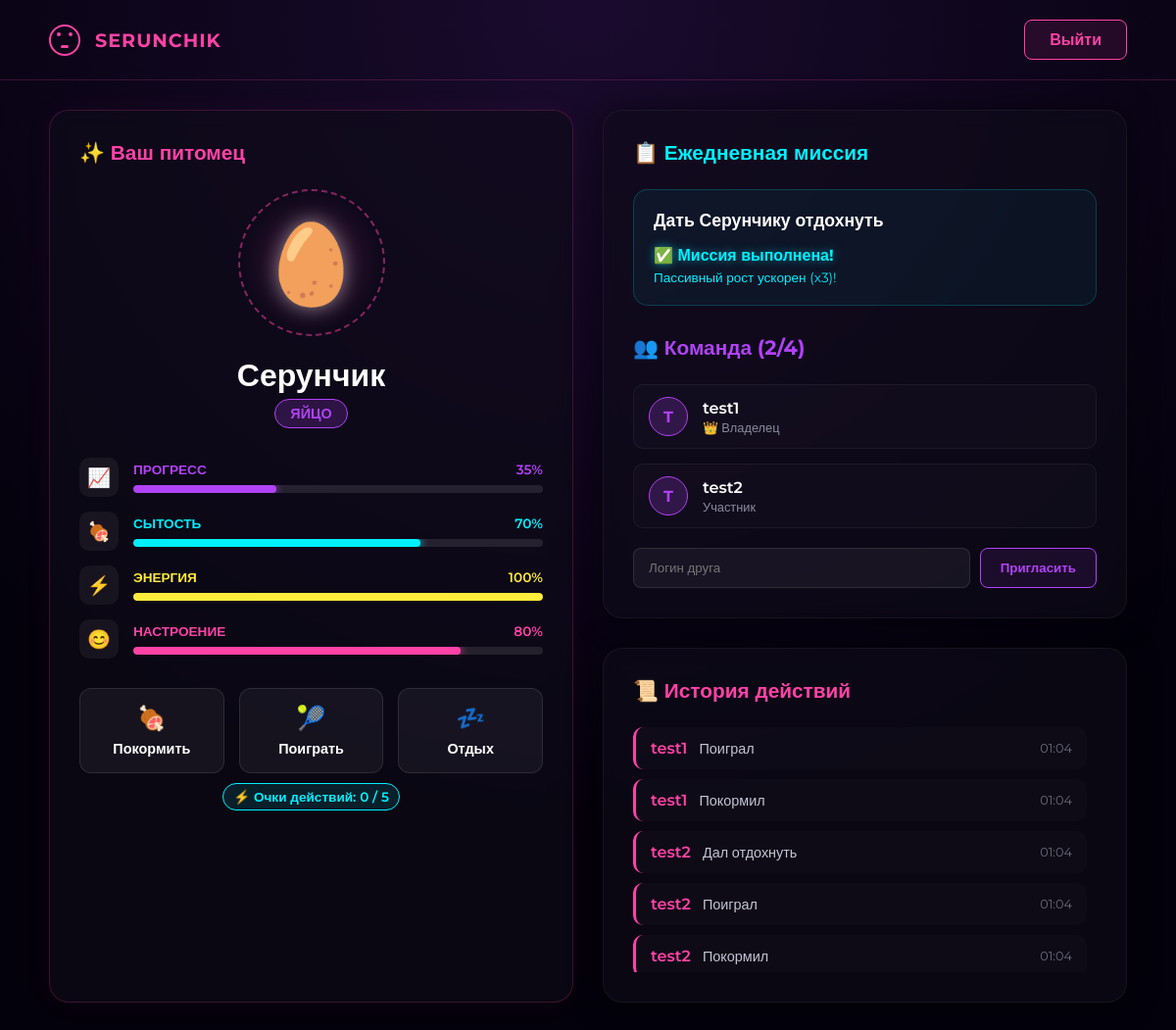
The app's page /dashboard (signed in) with its own data.
### database.py (models this page shows)
class Team(Base):
    __tablename__ = "teams"
    id = Column(Integer, primary_key=True, index=True)
    created_at = Column(DateTime, default=datetime.utcnow)
    pet_name = Column(String, default="Серунчик")
    pet_stage = Column(SQLEnum(PetStage), default=PetStage.EGG)
    pet_type = Column(String, default="rooster")
    progress = Column(Integer, default=0)  # 0-100%
    last_updated = Column(DateTime, default=datetime.utcnow)
    resuscitation_count = Column(Integer, default=0)
    is_dead = Column(Boolean, default=False)
    hunger = Column(Integer, default=50)  # Higher is better (fed)
    energy = Column(Integer, default=50)
    mood = Column(Integer, default=50)
    members = relationship("TeamMember", back_populates="team")
    missions = relationship("Mission", back_populates="team")
    actions = relationship("UserAction", back_populates="team")

class Mission(Base):
    __tablename__ = "missions"
    id = Column(Integer, primary_key=True, index=True)
    team_id = Column(Integer, ForeignKey("teams.id"), nullable=False)
    description = Column(String, nullable=False)
    target_count = Column(Integer, nullable=False)
    current_count = Column(Integer, default=0)
    action_type = Column(String, nullable=False)  # feed, play, rest
    date = Column(DateTime, default=datetime.utcnow)
    completed = Column(Boolean, default=False)
    team = relationship("Team", back_populates="missions")

class TeamMember(Base):
    __tablename__ = "team_members"
    id = Column(Integer, primary_key=True, index=True)
    user_id = Column(Integer, ForeignKey("users.id"), nullable=False)
    team_id = Column(Integer, ForeignKey("teams.id"), nullable=False)
    is_owner = Column(Boolean, default=False)
    joined_at = Column(DateTime, default=datetime.utcnow)
    action_points = Column(Integer, default=5)
    last_ap_reset = Column(DateTime, default=datetime.utcnow)
    user = relationship("User", back_populates="teams")
    team = relationship("Team", back_populates="members")

class User(Base):
    __tablename__ = "users"
    id = Column(Integer, primary_key=True, index=True)
    username = Column(String, unique=True, index=True, nullable=False)
    password_hash = Column(String, nullable=False)
    created_at = Column(DateTime, default=datetime.utcnow)
    teams = relationship("TeamMember", back_populates="user")
    actions = relationship("UserAction", back_populates="user")

### main.py (the view)
@app.get("/dashboard", response_class=HTMLResponse)
async def dashboard(request: Request, db: Session = Depends(get_db), current_user: User = Depends(get_current_user)):
    if not current_user:
        return RedirectResponse(url="/", status_code=302)
    team_member = db.query(TeamMember).filter(TeamMember.user_id == current_user.id).first()
    if not team_member:
        return templates.TemplateResponse("create_pet.html", {
            "request": request,
            "current_user": current_user
        })
    team = team_member.team
    now = datetime.utcnow()
    if team_member.action_points >= 5:
        team_member.last_ap_reset = now
        db.commit()
    else:
        hours_passed = int((now - team_member.last_ap_reset).total_seconds() / 3600)
        if hours_passed > 0:
            team_member.action_points = min(5, team_member.action_points + hours_passed)
            team_member.last_ap_reset += timedelta(hours=hours_passed)
            db.commit()
    apply_time_decay(db, team)
    members = db.query(TeamMember).filter(TeamMember.team_id == team.id).all()
    member_users = [db.query(User).filter(User.id == m.user_id).first() for m in members]
    actions = db.query(UserAction).filter(UserAction.team_id == team.id).order_by(UserAction.performed_at.desc()).limit(10).all()
    action_details = []
    for action in actions:
        user = db.query(User).filter(User.id == action.user_id).first()
        action_name = {"feed": "Покормил", "play": "Поиграл", "rest": "Дал отдохнуть"}.get(action.action_type, action.action_type)
        action_details.append({
            "username": user.username if user else "Неизвестно",
            "action": action_name,
            "time": action.performed_at.strftime("%H:%M")
        })
    today = datetime.utcnow().date()
    mission = db.query(Mission).filter(
        Mission.team_id == team.id,
        Mission.date >= datetime.combine(today, datetime.min.time())
    ).first()
    if not mission:
        mission = create_daily_mission(db, team)
    stage_name = get_stage_name(team.pet_stage)
    error_msg = request.query_params.get("error")
    return templates.TemplateResponse("dashboard.html", {
        "request": request,
        "current_user": current_user,
        "team": team,
        "stage_name": stage_name,
        "members": [(m, u) for m, u in zip(members, member_users)],
        "actions": action_details,
        "mission": mission,
        "member_count": len(members),
        "action_points": team_member.action_points,
        "error_msg": error_msg
    })

### templates/dashboard.html (shortened to what this page needs)
<!DOCTYPE html>
<html lang="ru">
<head>
</head>
<body>
    <nav class="navbar">
        <div class="logo-container">
            <div class="logo-icon"></div>
            <div class="logo-text">SERUNCHIK</div>
        </div>
        <a href="/logout" class="logout-btn">Выйти</a>
    </nav>
    <div class="container">
        <div class="card pet-display">
            <h2 class="card-header pink">✨ Ваш питомец</h2>
            <div class="pet-avatar-wrapper">
                <div class="pet-avatar">
                    {% if team.pet_stage.value == "egg" %}
                        🥚
                    {% elif team.pet_stage.value == "baby" %}
                        {% if team.pet_type == "rooster" %}🐣
                        {% elif team.pet_type == "cat" %}🐱
                        {% elif team.pet_type == "horse" %}🐴
                        {% elif team.pet_type == "dog" %}🐶
                        {% else %}🐣{% endif %}
                    {% elif team.pet_stage.value == "teen" %}
                        {% if team.pet_type == "rooster" %}🐤
                        {% elif team.pet_type == "cat" %}🐈
                        {% elif team.pet_type == "horse" %}🎠
                        {% elif team.pet_type == "dog" %}🐕
                        {% else %}🐤{% endif %}
                    {% else %}
                        {% if team.pet_type == "rooster" %}🐔
                        {% elif team.pet_type == "cat" %}🐅
                        {% elif team.pet_type == "horse" %}🐎
                        {% elif team.pet_type == "dog" %}🦮
                        {% else %}🐔{% endif %}
                    {% endif %}
                </div>
            </div>
            <div class="pet-name">{{ team.pet_name }}</div>
            {% if team.is_dead %}
                <div class="dead-status">☠️ МЕРТВ ☠️</div>
            {% else %}
                <div class="pet-stage">{{ stage_name }}</div>
            {% endif %}
            <div class="stats-container">
                <div class="stat-row">
                    <div class="stat-icon">📈</div>
                    <div class="stat-info">
                        <div class="stat-header purple">
                            <span>Прогресс</span>
                            <span>{{ team.progress }}%</span>
                        </div>
                        <div class="progress-bar">
                            <div class="progress-fill fill-purple" style="width: {{ team.progress }}%"></div>
                        </div>
                    </div>
                </div>
                <div class="stat-row">
                    <div class="stat-icon">🍖</div>
                    <div class="stat-info">
                        <div class="stat-header cyan">
                            <span>Сытость</span>
                            <span>{{ team.hunger }}%</span>
                        </div>
                        <div class="progress-bar">
                            <div class="progress-fill fill-cyan" style="width: {{ team.hunger }}%"></div>
                        </div>
                    </div>
                </div>
                <div class="stat-row">
                    <div class="stat-icon">⚡</div>
                    <div class="stat-info">
                        <div class="stat-header yellow">
                            <span>Энергия</span>
                            <span>{{ team.energy }}%</span>
                        </div>
                        <div class="progress-bar">
                            <div class="progress-fill fill-yellow" style="width: {{ team.energy }}%"></div>
                        </div>
                    </div>
                </div>
                <div class="stat-row">
                    <div class="stat-icon">😊</div>
                    <div class="stat-info">
                        <div class="stat-header pink">
                            <span>Настроение</span>
                            <span>{{ team.mood }}%</span>
                        </div>
                        <div class="progress-bar">
                            <div class="progress-fill fill-pink" style="width: {{ team.mood }}%"></div>
                        </div>
                    </div>
                </div>
            </div>
            <form method="post">
                <div class="actions">
                    {% if team.is_dead %}
                        <button type="submit" formaction="/action/cremate" class="action-btn cremate-btn" style="grid-column: span 3;">
                            <span>🔥</span> КРЕМИРОВАТЬ
                        </button>
                    {% else %}
                        <button type="submit" formaction="/action/feed" class="action-btn feed-btn" {% if member_count < 2 %}disabled{% endif %}>
                            <span>🍖</span> Покормить
                        </button>
                        <button type="submit" formaction="/action/play" class="action-btn play-btn" {% if member_count < 2 %}disabled{% endif %}>
                            <span>🎾</span> Поиграть
                        </button>
                        <button type="submit" formaction="/action/rest" class="action-btn rest-btn" {% if member_count < 2 %}disabled{% endif %}>
                            <span>💤</span> Отдых
                        </button>
                    {% endif %}
                </div>
                {% if not team.is_dead and team.hunger > 0 %}
                <div style="text-align: center;">
                    <div class="ap-badge">⚡ Очки действий: {{ action_points }} / 5</div>
                </div>
                {% endif %}
            </form>
        </div>
        <div class="right-column">
            <div class="card">
                <h2 class="card-header cyan">📋 Ежедневная миссия</h2>
                <div class="mission-box">
                    <div class="mission-title">{{ mission.description }}</div>
                    <div>
                        {% if mission.completed %}
                            <span class="mission-complete">✅ Миссия выполнена!</span>
                            <div style="color: #00f0ff; font-size: 0.85rem; margin-top: 5px;">Пассивный рост ускорен (x3)!</div>
                        {% endif %}
                    </div>
                </div>
                <h2 class="card-header purple" style="margin-top: 30px;">👥 Команда ({{ member_count }}/4)</h2>
                <ul class="members-list">
                    {% for member, user in members %}
                    <li class="member-item">
                        <div class="member-avatar">{{ user.username[0]|upper }}</div>
                        <div class="member-info">
                            <div class="member-name">{{ user.username }}</div>
                            <div class="member-role">
                                {% if member.is_owner %}👑 Владелец{% else %}Участник{% endif %}
                            </div>
                        </div>
                    </li>
                    {% endfor %}
                </ul>
                {% if member_count < 4 %}
                <form action="/invite" method="post" class="invite-form">
                    <input type="text" name="code" placeholder="Логин друга" required>
                    <button type="submit">Пригласить</button>
                </form>
                {% else %}
                <div class="warning-box">
                    ⚠ Команда полная (максимум 4 человека)
                </div>
                {% endif %}
            </div>
            <div class="card">
                <h2 class="card-header pink">📜 История действий</h2>
                <ul class="activity-list">
                    {% for action in actions %}
                    <li class="activity-item">
                        <div>
                            <span class="activity-user">{{ action.username }}</span>
                            <span class="activity-action">{{ action.action }}</span>
                        </div>
                        <span class="activity-time">{{ action.time }}</span>
                    </li>
                    {% else %}
                    <li class="activity-item" style="border-left: none; justify-content: center; color: #8a8a9d;">
                        Пока нет действий
                    </li>
                    {% endfor %}
                </ul>
            </div>
        </div>
    </div>
</body>
</html>

### records on screen
Team: pet_name "Серунчик", progress "35", hunger "70", energy "100", mood "80"
Mission: description "Дать Серунчику отдохнуть"
TeamMember: username "T", username "test1", is_owner "👑 Владелец"
TeamMember: username "T", username "test2", is_owner "Участник"
User: username "test1", action "Поиграл", time "01:04", action "Покормил"
User: username "test2", action "Дал отдохнуть", time "01:04", action "Поиграл", action "Покормил"

### other values on screen
{{ stage_name }} "ЯЙЦО"
{{ action_points }} "0"
{{ member_count }} "2"
